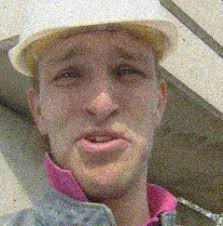
#> input picture codigos/Python/OpenCv/Ejemplo1/ruidoImagen.jpeg, 223 x 226 px
$ python sacarRuidoImagen.py
#> lines starting #> are read from the running program, lines starting #| are printed output that depends on the picture
# Saca el ruido de una imagen.
import numpy as np
import cv2
from matplotlib import pyplot as plt

img = cv2.imread('ruidoImagen.jpeg')
#> img is the input picture: shape (226, 223, 3); mean B, G, R 116, 128.9, 144.8
b,g,r = cv2.split(img)           # Obtener b,g,r
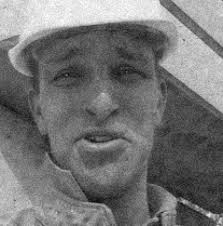
#> b: shape (226, 223); min 6, max 255, mean 116
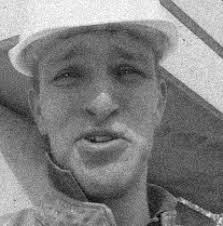
#> g: shape (226, 223); min 0, max 255, mean 128.9
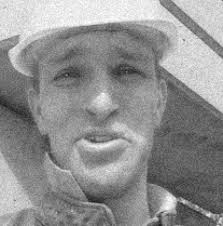
#> r: shape (226, 223); min 24, max 255, mean 144.8
rgb_img = cv2.merge([r,g,b])     # Interambiar a RGB

# Denoising
dst = cv2.fastNlMeansDenoisingColored(img, None, 10, 10, 7, 21)
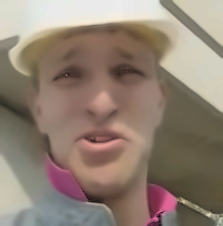
#> dst: shape (226, 223, 3); mean B, G, R 115.5, 128.7, 144.7

b,g,r = cv2.split(dst)           # get b,g,r
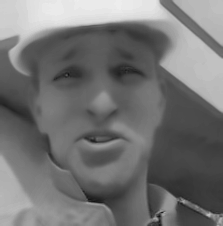
#> b: shape (226, 223); min 16, max 237, mean 115.5
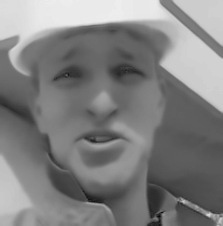
#> g: shape (226, 223); min 8, max 238, mean 128.7
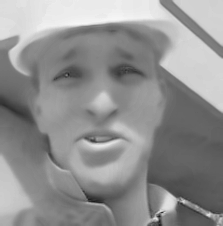
#> r: shape (226, 223); min 26, max 248, mean 144.7
rgb_dst = cv2.merge([r,g,b])     # switch it to rgb

plt.subplot(211),plt.imshow(rgb_img)
plt.subplot(212),plt.imshow(rgb_dst)
plt.show()
